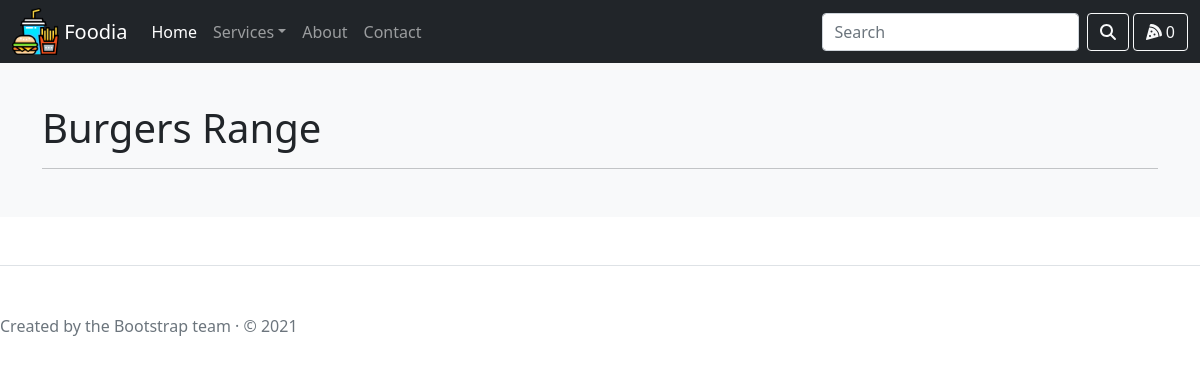
The app's page /foodStuff/productFoodStuff/7486fc07-2c90-4fdf-b9b5-98f8157fbc46, older data.
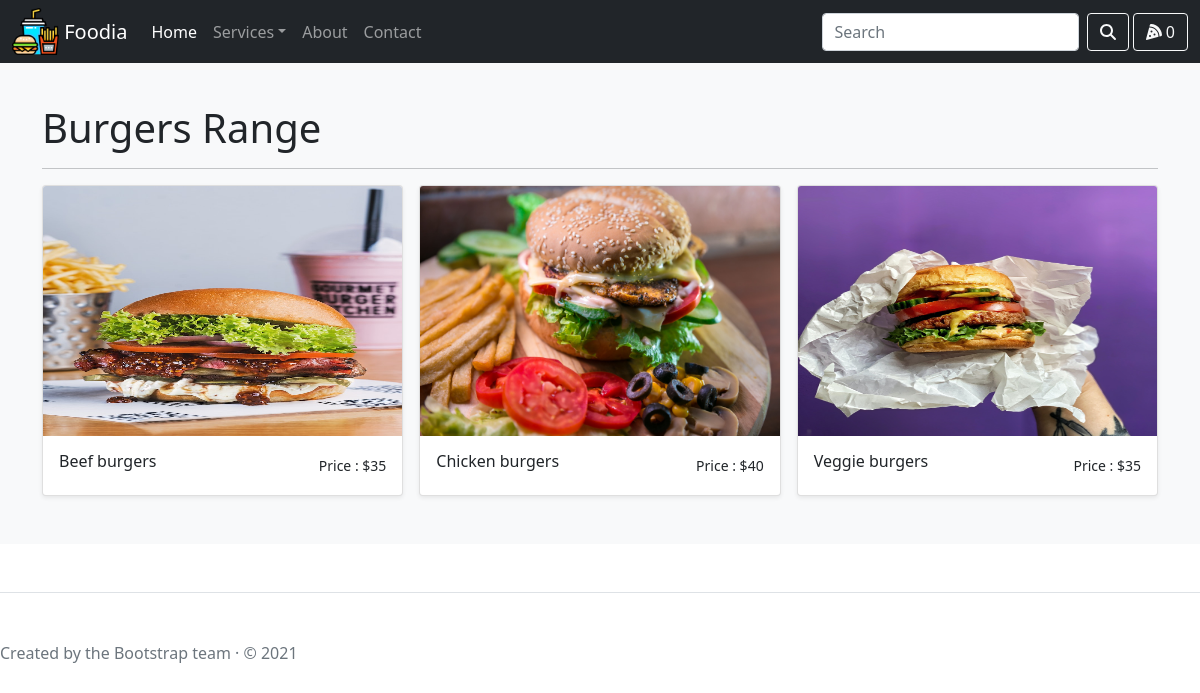
The same page, newer data.
### foodStuff/models.py (models this page shows, shortened)
class FoodProduct(BaseModel):
    foodName = models.CharField(max_length=100)
    foodCategory = models.ForeignKey(FoodCategory,on_delete=models.CASCADE,related_name="foodCategory",null=True,blank=True)
    foodProductDescription = models.TextField()
    foodPrice = models.IntegerField()
    foodProductImage = models.ImageField(upload_to="foodProduct")

### foodStuff/views.py (the view)
# urls.py: path('productFoodStuff/<foodId>',views.productFoodStuff,name="productFoodStuff"),
def productFoodStuff(request,foodId):
    foodCategoryInfo = FoodCategory.objects.get(uid = foodId)
    allData = FoodProduct.objects.filter(foodCategory=foodCategoryInfo.uid)
    return render(request,"foodStuff/foodProducts.html",{'foodProduct':allData,'categoryName': foodCategoryInfo.categoryName})

### template/foodStuff/foodProducts.html (shortened to what this page needs)
{% extends 'base.html' %}
{% block body %}
<main>
    <div class="album py-5 bg-light">
      <div class="container">
        {% if categoryName %}
        <h1 class="">{{categoryName}} Range</h1>
        {% endif %}
  <hr>
        <div class="row row-cols-1 row-cols-sm-2 row-cols-md-3 g-3">
          {% if foodProduct %}
          {% for product in foodProduct  %}
          <a href="/foodStuff/foodDescription/{{product.uid}}" class="text-dark" style="text-decoration: none;">
          <div class="col">
            <div class="card shadow-sm">
              <img class="bd-placeholder-img card-img-top" width="100%" height="250px" src="/media/{{product.foodProductImage}}">
              <div class="card-body">
                <div class="d-flex justify-content-between align-items-center">
                    <h6 class="">{{product.foodName}}</h6>
                    <small class=""> Price : ${{product.foodPrice}}</small>
                  </div>
              </div>
            </div>
          </div></a>
          {% endfor %}
          {% endif %}
        </div>
      </div>
    </div>
  </main>
{% endblock body %}

Row changes from the older to the newer data that the page shows:
added FoodProduct: foodProductImage (picture), foodName "Beef burgers", foodPrice "35"
added FoodProduct: foodProductImage (picture), foodName "Chicken burgers", foodPrice "40"
added FoodProduct: foodProductImage (picture), foodName "Veggie burgers", foodPrice "35"
